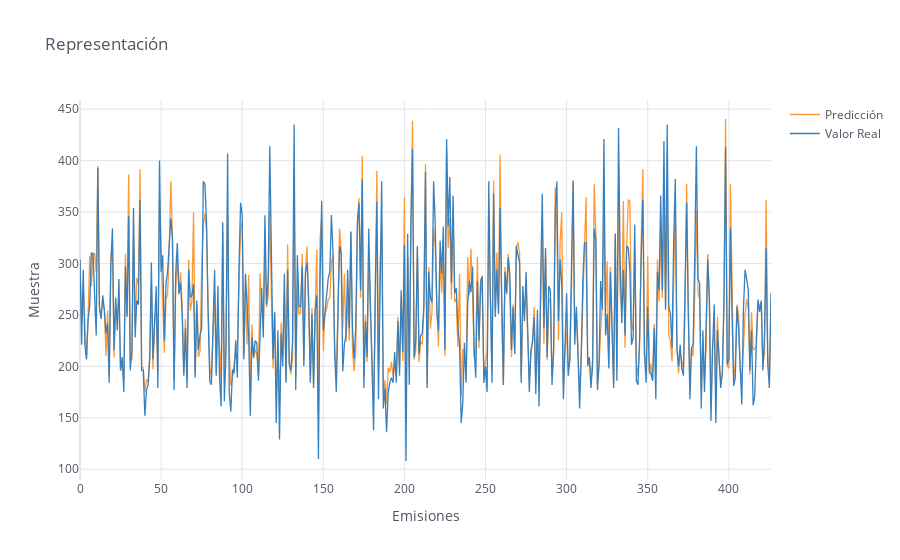

Write notebook code for a chart like this one.
### Code cell
df4.iplot(kind='line', 
                 xTitle='Emisiones', 
                 yTitle='Muestra',
                title='Representación')

### Figure 1 — Plotly figure (JSON) as saved in the notebook; plotly's stock layout.template omitted (floating-point values rounded to 4 significant figures; data arrays with more than 128 entries replaced by an {"elided": "..."} marker saying what was removed)
{"data": [{"line": {"color": "rgba(255, 153, 51, 1.0)", "dash": "solid", "shape": "linear", "width": 1.3}, "mode": "lines", "name": "Predicción", "text": "", "type": "scatter", "x": {"elided": "427 int values"}, "y": {"elided": "427 float values"}}, {"line": {"color": "rgba(55, 128, 191, 1.0)", "dash": "solid", "shape": "linear", "width": 1.3}, "mode": "lines", "name": "Valor Real", "text": "", "type": "scatter", "x": {"elided": "427 int values"}, "y": {"elided": "427 int values"}}], "layout": {"legend": {"bgcolor": "#FFFFFF", "font": {"color": "#4D5663"}}, "paper_bgcolor": "#FFFFFF", "plot_bgcolor": "#FFFFFF", "title": {"font": {"color": "#4D5663"}, "text": "Representación"}, "xaxis": {"gridcolor": "#E1E5ED", "showgrid": true, "tickfont": {"color": "#4D5663"}, "title": {"font": {"color": "#4D5663"}, "text": "Emisiones"}, "zerolinecolor": "#E1E5ED"}, "yaxis": {"gridcolor": "#E1E5ED", "showgrid": true, "tickfont": {"color": "#4D5663"}, "title": {"font": {"color": "#4D5663"}, "text": "Muestra"}, "zerolinecolor": "#E1E5ED"}}}
